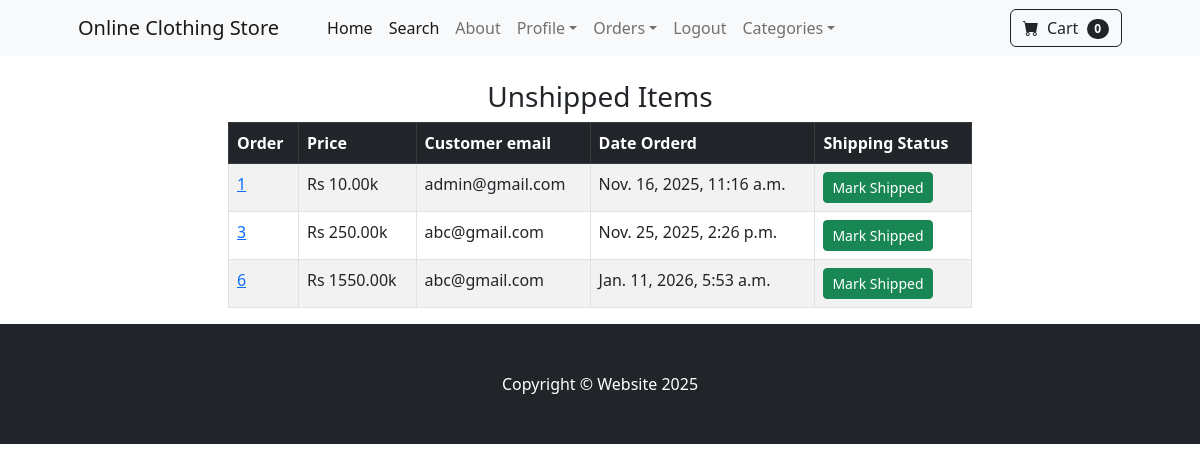
Page /payment/not_shipped_dash (signed in) on the committed database.
### payment/models.py (models this page shows, shortened)
class Order(models.Model):
    user = models.ForeignKey(User, on_delete=models.CASCADE, null=True, blank=True)#foreign key
    full_name = models.CharField(max_length=100)
    email = models.CharField(max_length=100)
    shipping_address = models.TextField(max_length=20000)
    amount_paid = models.DecimalField(max_digits=100,decimal_places=2)
    date_ordered = models.DateTimeField(auto_now_add=True)
    shipped = models.BooleanField(default=False)
    date_shipped = models.DateTimeField(blank=True,null=True,)

### payment/views.py (the view, shortened to what this page needs)
# urls.py: path('not_shipped_dash',views.not_shipped_dash,name="not_shipped_dash"),
def not_shipped_dash(request):
    if request.user.is_authenticated and request.user.is_superuser:
        orders = Order.objects.filter(shipped = False)
        return render(request, 'payment/not_shipped_dash.html', {"orders" : orders})
    else:
        messages.success(request,"Accesss denied!")
        return redirect('home')

### cart/cart.py (called while the page is built)
    def __len__(self):
        return len(self.cart)

### cart/context_processors.py (called while the page is built)
def cart(request):
    return {'cart' : Cart(request)}

### payment/templates/payment/not_shipped_dash.html (shortened to what this page needs)
{% extends "base.html" %}
{% block content %}
        <br>
        <div class="container">
            <div class="row">
                <center>
                    <div class="col-8">
                       <h3> Unshipped Items </h3>
<table class="table table-striped table-hover table-bordered">
  <thead class="table-dark">
    <tr>
      <th scope="col">Order</th>
      <th scope="col">Price</th>
      <th scope="col">Customer email</th>
      <th scope="col">Date Orderd</th>
      <th scope="col">Shipping Status</th>
    </tr>
  </thead>
  <tbody>
    {% for item in orders %}
    <tr>
      <td><a href=" {% url "orders" item.id %} ">{{item.id}}</a></td>
      <td>Rs {{item.amount_paid}}k</td>
      <td>{{item.email}}</td>
      <td>{{item.date_ordered}}</td>
      <td>
        <form action="" method="POST">
          <button type="Submit" class="btn btn-success btn-sm">Mark Shipped</button>
        </form>
      </td>
    </tr>
    {% endfor %}
  </tbody>
</table>
                    </div>
                </center>
            </div>
        </div>
{% endblock content %}

### rows in the picture
Order: id "1", amount_paid "10.00", email "admin@gmail.com", date_ordered "Nov. 16, 2025, 11:16 a.m."
Order: id "3", amount_paid "250.00", email "abc@gmail.com", date_ordered "Nov. 25, 2025, 2:26 p.m."
Order: id "6", amount_paid "1550.00", email "abc@gmail.com", date_ordered "Jan. 11, 2026, 5:53 a.m."

### other values in the picture
{{ cart|length }} "0"
